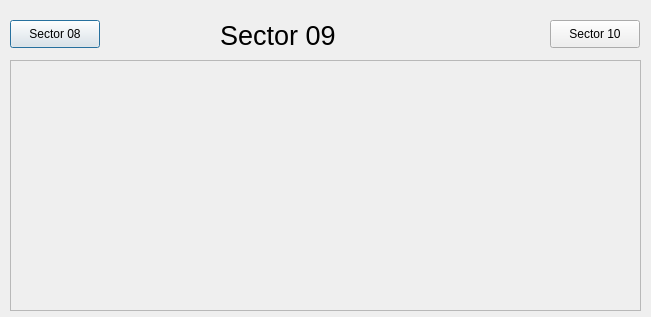
<?xml version="1.0" encoding="UTF-8"?>
<ui version="4.0">
 <class>Dialog</class>
 <widget class="QDialog" name="Dialog">
  <property name="geometry">
   <rect>
    <x>0</x>
    <y>0</y>
    <width>651</width>
    <height>317</height>
   </rect>
  </property>
  <property name="windowTitle">
   <string>Dialog</string>
  </property>
  <widget class="QLabel" name="label_2">
   <property name="geometry">
    <rect>
     <x>220</x>
     <y>20</y>
     <width>131</width>
     <height>31</height>
    </rect>
   </property>
   <property name="font">
    <font>
     <pointsize>20</pointsize>
    </font>
   </property>
   <property name="text">
    <string>Sector 09</string>
   </property>
  </widget>
  <widget class="ASguiFormPlugin" name="asguiformplugin">
   <property name="geometry">
    <rect>
     <x>10</x>
     <y>60</y>
     <width>631</width>
     <height>251</height>
    </rect>
   </property>
   <property name="uiFile" stdset="0">
    <string>SectorVacuumSchematic.ui</string>
   </property>
   <property name="variableSubstitutions" stdset="0">
    <string>SR=09 SRPREV=08</string>
   </property>
  </widget>
  <widget class="GuiPushButtonPlugin" name="guipushbuttonplugin">
   <property name="geometry">
    <rect>
     <x>10</x>
     <y>20</y>
     <width>90</width>
     <height>28</height>
    </rect>
   </property>
   <property name="text">
    <string>Sector 08</string>
   </property>
   <property name="guiFile">
    <string>SVS08.ui</string>
   </property>
   <property name="creationOption" stdset="0">
    <enum>GuiPushButtonPlugin::Open</enum>
   </property>
  </widget>
  <widget class="GuiPushButtonPlugin" name="guipushbuttonplugin_2">
   <property name="geometry">
    <rect>
     <x>550</x>
     <y>20</y>
     <width>90</width>
     <height>28</height>
    </rect>
   </property>
   <property name="text">
    <string>Sector 10</string>
   </property>
   <property name="guiFile">
    <string>SVS10.ui</string>
   </property>
   <property name="creationOption" stdset="0">
    <enum>GuiPushButtonPlugin::Open</enum>
   </property>
  </widget>
 </widget>
 <customwidgets>
  <customwidget>
   <class>GuiPushButtonPlugin</class>
   <extends>QPushButton</extends>
   <header>GuiPushButtonPlugin.h</header>
  </customwidget>
  <customwidget>
   <class>ASguiFormPlugin</class>
   <extends>QScrollArea</extends>
   <header>ASguiFormPlugin.h</header>
  </customwidget>
 </customwidgets>
 <resources/>
 <connections/>
</ui>
